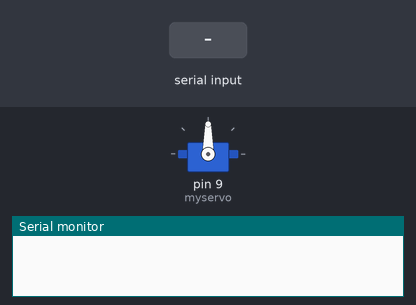
The sketch below on a simulated Arduino Uno, built with avr-gcc and run on an emulated ATmega328P. On the bench: servo, the last lines printed to the serial monitor. Inputs (shaded band) come from the test bench.

Above: at 1.2 s.
1.3 s: "30,150\n" received over Serial
At 2.9 s:
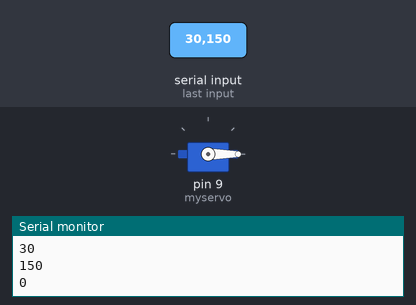
3.8 s: "90,45\n" received over Serial
At 5.0 s:
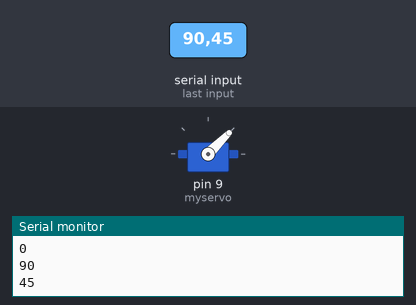
5.3 s: "200\n" received over Serial
At 6.1 s:
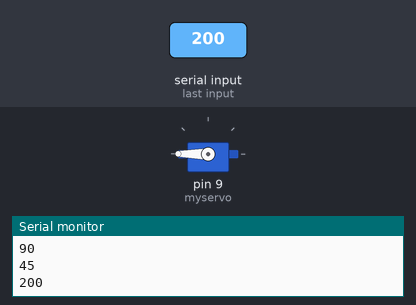
7.8 s: "90\n" received over Serial
At 8.1 s:
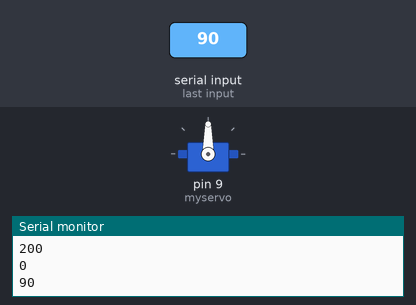
Timing chart, 0 to 10.3 s (numbered marks = the images above; inputs shaded):
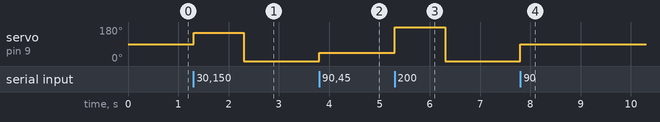

The sketch:

servo_test.ino
```cpp
#include <Servo.h>

Servo myservo;  // create servo object to control a servo
// twelve servo objects can be created on most boards

int pos;    // variable to store the servo position
char my_buffer[3];

void setup() {
  Serial.begin(9600);
  myservo.attach(9);  // attaches the servo on pin 9 to the servo object
}


void my_flush(){
  int i;
  for(i=0;i<3;i++)
    my_buffer[i]='\0';
}

void loop() {

  if(Serial.available() >0){
    my_flush();
    Serial.readBytes(my_buffer, 3);
    pos = atoi(my_buffer);
    Serial.println(pos);
    myservo.write(pos);
  }
}
```

Measured:
- after the input at 1.3 s, servo on pin 9 (myservo): 90° → 150° at once, → 0° 1.0 s later
- after the input at 3.8 s, servo on pin 9 (myservo): 0° → 45° at once
- after the input at 5.3 s, servo on pin 9 (myservo): 45° → 180° at once, → 0° 1.0 s later
- after the input at 7.8 s, servo on pin 9 (myservo): 0° → 90° at once
